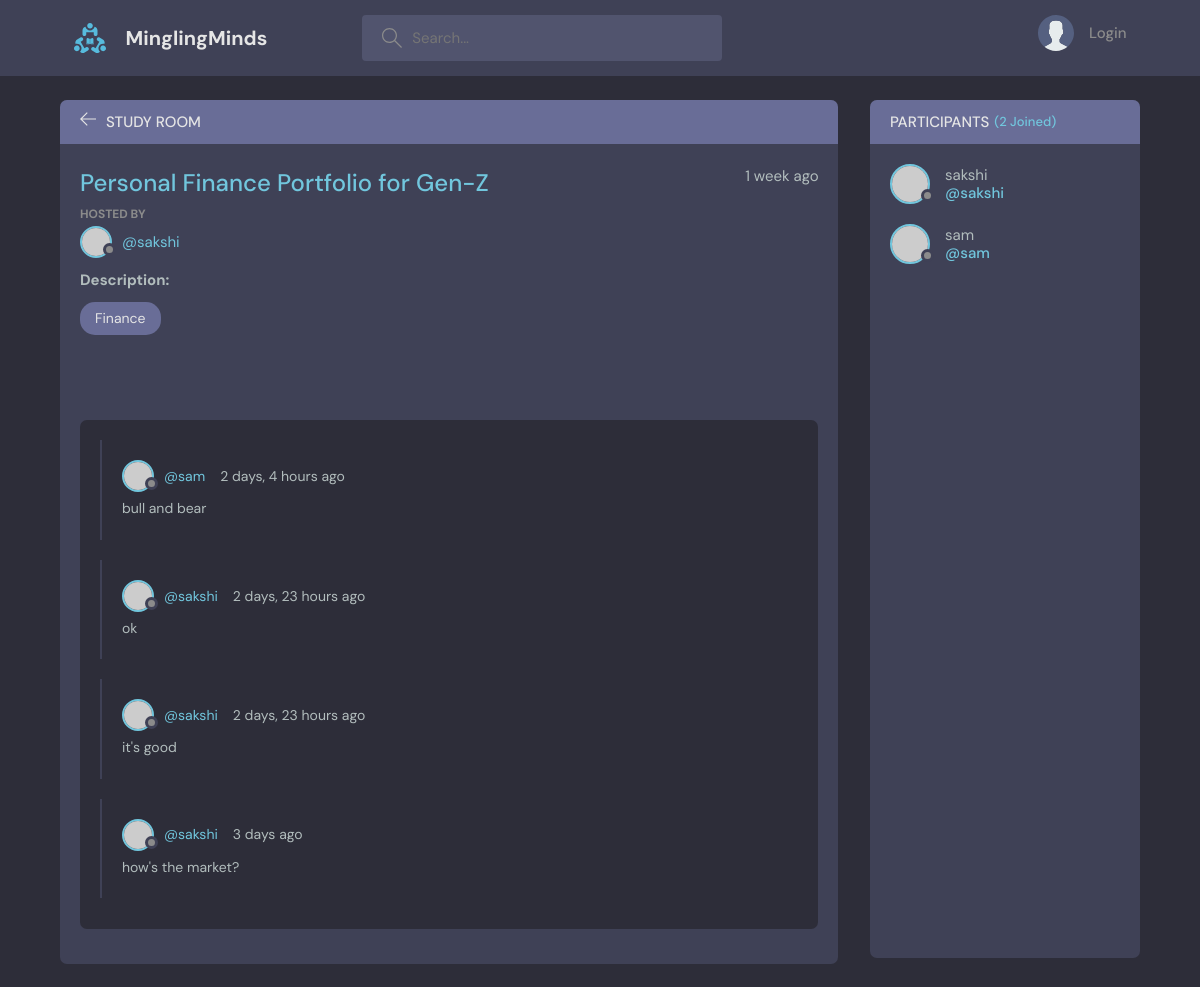
/room/5/, run on the app's committed database.
### base/models.py (models this page shows, shortened)
class Room(models.Model):
    host = models.ForeignKey(User, on_delete = models.SET_NULL, null=True)
    topic = models.ForeignKey(Topic, on_delete = models.SET_NULL, null=True)
    name = models.CharField(max_length=200)
    description = models.TextField(null=True, blank=True)
    participants = models.ManyToManyField(User, related_name="participants", blank=True)
    updated = models.DateTimeField(auto_now=True)
    created = models.DateTimeField(auto_now_add=True)
    class Meta:
        ordering = ['-updated', '-created']

class Topic(models.Model):
    name = models.CharField(max_length=200)

class Message(models.Model):
    user = models.ForeignKey(User, on_delete = models.CASCADE)
    room = models.ForeignKey(Room, on_delete = models.CASCADE)
    body = models.TextField()
    updated = models.DateTimeField(auto_now=True)
    created = models.DateTimeField(auto_now_add=True)
    class Meta:
        ordering = ['-updated', '-created']

### base/views.py (the view, shortened to what this page needs)
# urls.py: path('room/<str:pk>/', views.room, name="room"),
def room(request, pk):
    room = Room.objects.get(id=pk)
    room_messages = room.message_set.all()
    participants = room.participants.all()
    context = {'room':room, 'room_messages':room_messages, 'participants':participants}
    return render(request, 'base/room.html', context)

### base/templates/base/room.html (shortened to what this page needs)
{% extends 'main.html' %}
{% block content %}
    <main class="profile-page layout layout--2">
      <div class="container">
        <div class="room">
          <div class="room__top">
            <div class="room__topLeft">
              <a href="{% url 'home' %}">
                <svg version="1.1" xmlns="http://www.w3.org/2000/svg" width="32" height="32" viewBox="0 0 32 32">
                  <title>arrow-left</title>
                  <path
                    d="M13.723 2.286l-13.723 13.714 13.719 13.714 1.616-1.611-10.96-10.96h27.625v-2.286h-27.625l10.965-10.965-1.616-1.607z"
                  ></path>
                </svg>
              </a>
              <h3>Study Room</h3>
            </div>
          </div>
          <div class="room__box scroll">
            <div class="room__header scroll">
              <div class="room__info">
                <h3>{{room.name}}</h3>
                <span>{{room.created | timesince}} ago</span>
              </div>
              <div class="room__hosted">
                <p>Hosted By</p>
                <a href="{% url 'user-profile' room.host.id %}" class="room__author">
                  <div class="avatar avatar--small">
                    <img src="https://randomuser.me/api/portraits/men/37.jpg" />
                  </div>
                  <span>@{{ room.host.username }}</span>
                </a>
              </div>
              <div class="room__details">
                <h4>Description: {{room.description}}</h4>
              </div>
              <span class="room__topics">{{room.topic.name}}</span>
            </div>
            <div class="room__conversation">
              <div class="threads scroll">
                {% for message in room_messages %}
                <div class="thread">
                  <div class="thread__top">
                    <div class="thread__author">
                      <a href="{% url 'user-profile' message.user.id %}" class="thread__authorInfo">
                        <div class="avatar avatar--small">
                          <img src="https://randomuser.me/api/portraits/men/37.jpg" />
                        </div>
                        <span>@{{message.user.username}}</span>
                      </a>
                      <span class="thread__date">{{message.created | timesince}} ago</span>
                    </div>
                  </div>
                  <div class="thread__details">
                    {{message.body}}
                  </div>
                </div>
                {% endfor %}
              </div>
            </div>
          </div>
        </div>
        <div class="participants">
          <h3 class="participants__top">Participants <span>({{participants.count}} Joined)</span></h3>
          <div class="participants__list scroll">
            {% for user in participants %}
            <a href="{% url 'user-profile' user.id %}" class="participant">
              <div class="avatar avatar--medium">
                <img src="https://randomuser.me/api/portraits/men/37.jpg" />
              </div>
              <p>
                 {{user.username}}
                <span>@{{user.username}}</span>
              </p>
            </a>
            {% endfor %}
          </div>
        </div>
      </div>
    </main>
{%  endblock %}

### data on the page
Room: name "Personal Finance Portfolio for Gen-Z", created "1 week", host.username "sakshi", topic.name "Finance"
Message: user.username "sam", created "2 days, 4 hours", body "bull and bear"
Message: user.username "sakshi", created "2 days, 23 hours", body "ok"
Message: user.username "sakshi", created "2 days, 23 hours", body "it's good"
Message: user.username "sakshi", created "3 days", body "how's the market?"

### other printed values
{{ participants.count }} "2"
{{ user.username }} "sakshi"
{{ user.username }} "sam"
